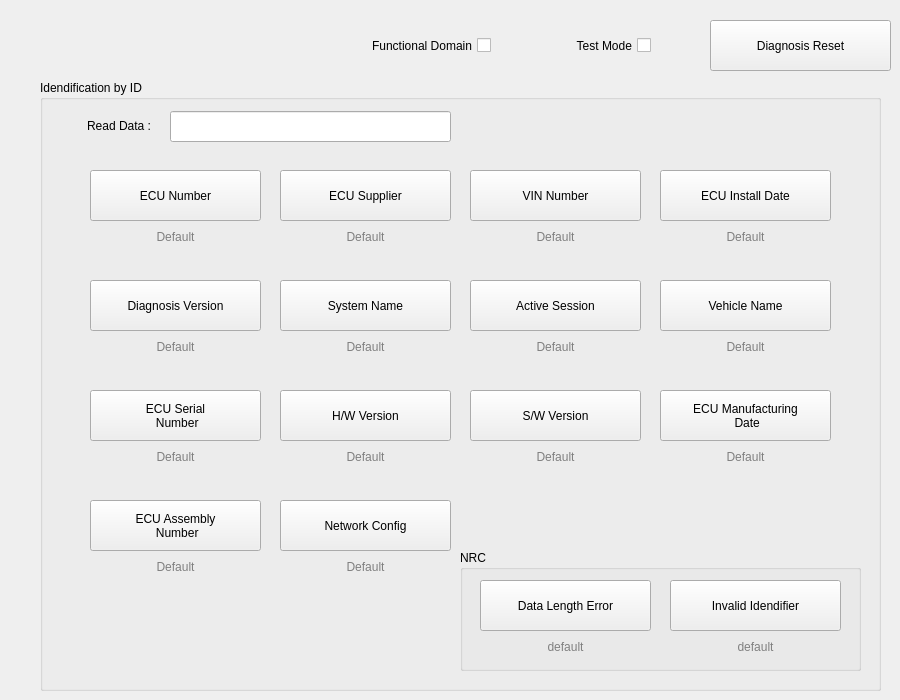
    <widget class="QWidget" name="diagnosis_did">
     <attribute name="title">
      <string>Diagnosis - DID</string>
     </attribute>
     <widget class="QPushButton" name="btn_diag_reset_did">
      <property name="geometry">
       <rect>
        <x>710</x>
        <y>20</y>
        <width>181</width>
        <height>51</height>
       </rect>
      </property>
      <property name="text">
       <string>Diagnosis Reset</string>
      </property>
     </widget>
     <widget class="QGroupBox" name="did_box">
      <property name="geometry">
       <rect>
        <x>40</x>
        <y>80</y>
        <width>841</width>
        <height>611</height>
       </rect>
      </property>
      <property name="title">
       <string>Idendification by ID</string>
      </property>
      <widget class="QGroupBox" name="did_nrc_box">
       <property name="geometry">
        <rect>
         <x>420</x>
         <y>470</y>
         <width>401</width>
         <height>121</height>
        </rect>
       </property>
       <property name="title">
        <string>NRC</string>
       </property>
       <widget class="QPushButton" name="btn_id_nrc_13">
        <property name="geometry">
         <rect>
          <x>20</x>
          <y>30</y>
          <width>171</width>
          <height>51</height>
         </rect>
        </property>
        <property name="text">
         <string>Data Length Error</string>
        </property>
       </widget>
       <widget class="QLabel" name="label_id_nrc_13">
        <property name="geometry">
         <rect>
          <x>20</x>
          <y>90</y>
          <width>171</width>
          <height>20</height>
         </rect>
        </property>
        <property name="styleSheet">
         <string notr="true">color: gray</string>
        </property>
        <property name="text">
         <string>default</string>
        </property>
        <property name="alignment">
         <set>Qt::AlignHCenter|Qt::AlignTop</set>
        </property>
       </widget>
       <widget class="QLabel" name="label_id_nrc_31">
        <property name="geometry">
         <rect>
          <x>210</x>
          <y>90</y>
          <width>171</width>
          <height>20</height>
         </rect>
        </property>
        <property name="styleSheet">
         <string notr="true">color: gray</string>
        </property>
        <property name="text">
         <string>default</string>
        </property>
        <property name="alignment">
         <set>Qt::AlignHCenter|Qt::AlignTop</set>
        </property>
       </widget>
       <widget class="QPushButton" name="btn_id_nrc_31">
        <property name="geometry">
         <rect>
          <x>210</x>
          <y>30</y>
          <width>171</width>
          <height>51</height>
         </rect>
        </property>
        <property name="text">
         <string>Invalid Idendifier</string>
        </property>
       </widget>
      </widget>
      <widget class="QLabel" name="label_id_ecu_num">
       <property name="geometry">
        <rect>
         <x>50</x>
         <y>150</y>
         <width>171</width>
         <height>41</height>
        </rect>
       </property>
       <property name="styleSheet">
        <string notr="true">color: gray</string>
       </property>
       <property name="text">
        <string>Default</string>
       </property>
       <property name="alignment">
        <set>Qt::AlignHCenter|Qt::AlignTop</set>
       </property>
      </widget>
      <widget class="QPushButton" name="btn_id_ecu_num">
       <property name="geometry">
        <rect>
         <x>50</x>
         <y>90</y>
         <width>171</width>
         <height>51</height>
        </rect>
       </property>
       <property name="text">
        <string>ECU Number</string>
       </property>
      </widget>
      <widget class="QPushButton" name="btn_id_ecu_supp">
       <property name="geometry">
        <rect>
         <x>240</x>
         <y>90</y>
         <width>171</width>
         <height>51</height>
        </rect>
       </property>
       <property name="text">
        <string>ECU Supplier</string>
       </property>
      </widget>
      <widget class="QLabel" name="label_id_ecu_supp">
       <property name="geometry">
        <rect>
         <x>240</x>
         <y>150</y>
         <width>171</width>
         <height>31</height>
        </rect>
       </property>
       <property name="styleSheet">
        <string notr="true">color: gray</string>
       </property>
       <property name="text">
        <string>Default</string>
       </property>
       <property name="alignment">
        <set>Qt::AlignHCenter|Qt::AlignTop</set>
       </property>
      </widget>
      <widget class="QPushButton" name="btn_id_vin">
       <property name="geometry">
        <rect>
         <x>430</x>
         <y>90</y>
         <width>171</width>
         <height>51</height>
        </rect>
       </property>
       <property name="text">
        <string>VIN Number</string>
       </property>
      </widget>
      <widget class="QLabel" name="label_id_vin">
       <property name="geometry">
        <rect>
         <x>430</x>
         <y>150</y>
         <width>171</width>
         <height>41</height>
        </rect>
       </property>
       <property name="styleSheet">
        <string notr="true">color: gray</string>
       </property>
       <property name="text">
        <string>Default</string>
       </property>
       <property name="alignment">
        <set>Qt::AlignHCenter|Qt::AlignTop</set>
       </property>
      </widget>
      <widget class="QLabel" name="label_id_install_date">
       <property name="geometry">
        <rect>
         <x>620</x>
         <y>150</y>
         <width>171</width>
         <height>31</height>
        </rect>
       </property>
       <property name="styleSheet">
        <string notr="true">color: gray</string>
       </property>
       <property name="text">
        <string>Default</string>
       </property>
       <property name="alignment">
        <set>Qt::AlignHCenter|Qt::AlignTop</set>
       </property>
      </widget>
      <widget class="QPushButton" name="btn_id_install_date">
       <property name="geometry">
        <rect>
         <x>620</x>
         <y>90</y>
         <width>171</width>
         <height>51</height>
        </rect>
       </property>
       <property name="text">
        <string>ECU Install Date</string>
       </property>
      </widget>
      <widget class="QPushButton" name="btn_id_sys_name">
       <property name="geometry">
        <rect>
         <x>240</x>
         <y>200</y>
         <width>171</width>
         <height>51</height>
        </rect>
       </property>
       <property name="text">
        <string>System Name</string>
       </property>
      </widget>
      <widget class="QPushButton" name="btn_id_diag_ver">
       <property name="geometry">
        <rect>
         <x>50</x>
         <y>200</y>
         <width>171</width>
         <height>51</height>
        </rect>
       </property>
       <property name="text">
        <string>Diagnosis Version</string>
       </property>
      </widget>
      <widget class="QPushButton" name="btn_id_veh_name">
       <property name="geometry">
        <rect>
         <x>620</x>
         <y>200</y>
         <width>171</width>
         <height>51</height>
        </rect>
       </property>
       <property name="text">
        <string>Vehicle Name</string>
       </property>
      </widget>
      <widget class="QPushButton" name="btn_id_active_sess">
       <property name="geometry">
        <rect>
         <x>430</x>
         <y>200</y>
         <width>171</width>
         <height>51</height>
        </rect>
       </property>
       <property name="text">
        <string>Active Session</string>
       </property>
      </widget>
      <widget class="QLabel" name="label_id_active_sess">
       <property name="geometry">
        <rect>
         <x>430</x>
         <y>260</y>
         <width>171</width>
         <height>31</height>
        </rect>
       </property>
       <property name="styleSheet">
        <string notr="true">color: gray</string>
       </property>
       <property name="text">
        <string>Default</string>
       </property>
       <property name="alignment">
        <set>Qt::AlignHCenter|Qt::AlignTop</set>
       </property>
      </widget>
      <widget class="QLabel" name="label_id_diag_ver">
       <property name="geometry">
        <rect>
         <x>50</x>
         <y>260</y>
         <width>171</width>
         <height>31</height>
        </rect>
       </property>
       <property name="styleSheet">
        <string notr="true">color: gray</string>
       </property>
       <property name="text">
        <string>Default</string>
       </property>
       <property name="alignment">
        <set>Qt::AlignHCenter|Qt::AlignTop</set>
       </property>
      </widget>
      <widget class="QLabel" name="label_id_sys_name">
       <property name="geometry">
        <rect>
         <x>240</x>
         <y>260</y>
         <width>171</width>
         <height>41</height>
        </rect>
       </property>
       <property name="styleSheet">
        <string notr="true">color: gray</string>
       </property>
       <property name="text">
        <string>Default</string>
       </property>
       <property name="alignment">
        <set>Qt::AlignHCenter|Qt::AlignTop</set>
       </property>
      </widget>
      <widget class="QLabel" name="label_id_veh_name">
       <property name="geometry">
        <rect>
         <x>620</x>
         <y>260</y>
         <width>171</width>
         <height>41</height>
        </rect>
       </property>
       <property name="styleSheet">
        <string notr="true">color: gray</string>
       </property>
       <property name="text">
        <string>Default</string>
       </property>
       <property name="alignment">
        <set>Qt::AlignHCenter|Qt::AlignTop</set>
       </property>
      </widget>
      <widget class="QPushButton" name="btn_id_ecu_manu_date">
       <property name="geometry">
        <rect>
         <x>620</x>
         <y>310</y>
         <width>171</width>
         <height>51</height>
        </rect>
       </property>
       <property name="text">
        <string>ECU Manufacturing 
 Date</string>
       </property>
      </widget>
      <widget class="QLabel" name="label_id_ecu_manu_date">
       <property name="geometry">
        <rect>
         <x>620</x>
         <y>370</y>
         <width>171</width>
         <height>41</height>
        </rect>
       </property>
       <property name="styleSheet">
        <string notr="true">color: gray</string>
       </property>
       <property name="text">
        <string>Default</string>
       </property>
       <property name="alignment">
        <set>Qt::AlignHCenter|Qt::AlignTop</set>
       </property>
      </widget>
      <widget class="QPushButton" name="btn_id_ecu_serial">
       <property name="geometry">
        <rect>
         <x>50</x>
         <y>310</y>
         <width>171</width>
         <height>51</height>
        </rect>
       </property>
       <property name="text">
        <string>ECU Serial 
 Number</string>
       </property>
      </widget>
      <widget class="QLabel" name="label_id_sw_ver">
       <property name="geometry">
        <rect>
         <x>430</x>
         <y>370</y>
         <width>171</width>
         <height>41</height>
        </rect>
       </property>
       <property name="styleSheet">
        <string notr="true">color: gray</string>
       </property>
       <property name="text">
        <string>Default</string>
       </property>
       <property name="alignment">
        <set>Qt::AlignHCenter|Qt::AlignTop</set>
       </property>
      </widget>
      <widget class="QPushButton" name="btn_id_sw_ver">
       <property name="geometry">
        <rect>
         <x>430</x>
         <y>310</y>
         <width>171</width>
         <height>51</height>
        </rect>
       </property>
       <property name="text">
        <string>S/W Version</string>
       </property>
      </widget>
      <widget class="QPushButton" name="btn_id_hw_ver">
       <property name="geometry">
        <rect>
         <x>240</x>
         <y>310</y>
         <width>171</width>
         <height>51</height>
        </rect>
       </property>
       <property name="text">
        <string>H/W Version</string>
       </property>
      </widget>
      <widget class="QLabel" name="label_id_ecu_serial">
       <property name="geometry">
        <rect>
         <x>50</x>
         <y>370</y>
         <width>171</width>
         <height>41</height>
        </rect>
       </property>
       <property name="styleSheet">
        <string notr="true">color: gray</string>
       </property>
       <property name="text">
        <string>Default</string>
       </property>
       <property name="alignment">
        <set>Qt::AlignHCenter|Qt::AlignTop</set>
       </property>
      </widget>
      <widget class="QLabel" name="label_id_hw_ver">
       <property name="geometry">
        <rect>
         <x>240</x>
         <y>370</y>
         <width>171</width>
         <height>41</height>
        </rect>
       </property>
       <property name="styleSheet">
        <string notr="true">color: gray</string>
       </property>
       <property name="text">
        <string>Default</string>
       </property>
       <property name="alignment">
        <set>Qt::AlignHCenter|Qt::AlignTop</set>
       </property>
      </widget>
      <widget class="QPushButton" name="btn_id_assy_num">
       <property name="geometry">
        <rect>
         <x>50</x>
         <y>420</y>
         <width>171</width>
         <height>51</height>
        </rect>
       </property>
       <property name="text">
        <string>ECU Assembly 
 Number</string>
       </property>
      </widget>
      <widget class="QLabel" name="label_id_assy_num">
       <property name="geometry">
        <rect>
         <x>50</x>
         <y>480</y>
         <width>171</width>
         <height>41</height>
        </rect>
       </property>
       <property name="styleSheet">
        <string notr="true">color: gray</string>
       </property>
       <property name="text">
        <string>Default</string>
       </property>
       <property name="alignment">
        <set>Qt::AlignHCenter|Qt::AlignTop</set>
       </property>
      </widget>
      <widget class="QLabel" name="label_id_net_config">
       <property name="geometry">
        <rect>
         <x>240</x>
         <y>480</y>
         <width>171</width>
         <height>41</height>
        </rect>
       </property>
       <property name="styleSheet">
        <string notr="true">color: gray</string>
       </property>
       <property name="text">
        <string>Default</string>
       </property>
       <property name="alignment">
        <set>Qt::AlignHCenter|Qt::AlignTop</set>
       </property>
      </widget>
      <widget class="QPushButton" name="btn_id_net_config">
       <property name="geometry">
        <rect>
         <x>240</x>
         <y>420</y>
         <width>171</width>
         <height>51</height>
        </rect>
       </property>
       <property name="text">
        <string>Network Config</string>
       </property>
      </widget>
      <widget class="QLabel" name="label_id">
       <property name="geometry">
        <rect>
         <x>0</x>
         <y>30</y>
         <width>111</width>
         <height>31</height>
        </rect>
       </property>
       <property name="layoutDirection">
        <enum>Qt::LeftToRight</enum>
       </property>
       <property name="text">
        <string>Read Data :</string>
       </property>
       <property name="alignment">
        <set>Qt::AlignRight|Qt::AlignTrailing|Qt::AlignVCenter</set>
       </property>
      </widget>
      <widget class="QLineEdit" name="lineEdit_id_data">
       <property name="geometry">
        <rect>
         <x>130</x>
         <y>31</y>
         <width>281</width>
         <height>31</height>
        </rect>
       </property>
       <property name="text">
        <string/>
       </property>
       <property name="readOnly">
        <bool>true</bool>
       </property>
      </widget>
     </widget>
     <widget class="QCheckBox" name="chkbox_diag_test_mode_did">
      <property name="geometry">
       <rect>
        <x>510</x>
        <y>30</y>
        <width>141</width>
        <height>31</height>
       </rect>
      </property>
      <property name="layoutDirection">
       <enum>Qt::RightToLeft</enum>
      </property>
      <property name="text">
       <string>Test Mode</string>
      </property>
     </widget>
     <widget class="QCheckBox" name="chkbox_diag_functional_domain_did">
      <property name="geometry">
       <rect>
        <x>310</x>
        <y>30</y>
        <width>181</width>
        <height>31</height>
       </rect>
      </property>
      <property name="layoutDirection">
       <enum>Qt::RightToLeft</enum>
      </property>
      <property name="text">
       <string>Functional Domain</string>
      </property>
     </widget>
    </widget>
